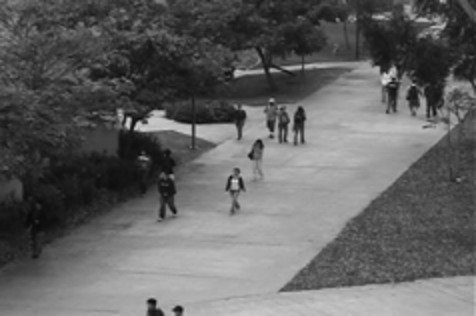
#> input picture Day_2/0_Classical_CV/184.jpg, 476 x 316 px
$ jupyter execute pedestrian_detect.ipynb   (shell and % lines are left out)
#> lines starting #> are read from the running program, lines starting #| are printed output that depends on the picture
[cell 1]
import os, sys

[cell 2]
from google.colab import drive

[cell 3]
drive.mount("/content/drive/")

[cell 4]
os.chdir("/content/drive/My Drive/MACE")
sys.path.append("/content/drive/My Drive/MACE")

[cell 5]
#%matplotlib inline
#The line above is necesary to show Matplotlib's plots inside a Jupyter Notebook

#from matplotlib import pyplot as plt
import cv2
from google.colab.patches import cv2_imshow

[cell 6]
hog = cv2.HOGDescriptor()
hog.setSVMDetector(cv2.HOGDescriptor_getDefaultPeopleDetector())

[cell 7]
image = cv2.imread("184.jpg")
#> image is the input picture: shape (316, 476, 3); min 10, max 219, mean 98
image = cv2.resize(image, (3*476,3*316))
#> image: shape (948, 1428, 3)
orig = image.copy()

# detect people in the image
(rects, weights) = hog.detectMultiScale(image, winStride=(4, 4),padding=(8, 8), scale=1.03)
#> rects = 13 rows, first 6: [800, 292, 80, 159], [854, 290, 88, 175], [656, 480, 99, 197], [1120, 153, 112, 225], [1252, 224, 79, 158], [681, 291, 80, 160]; weights = [3.03, 2.92, 4.46, 1.2, 0.881, 1.74, 0.712, 1.14, 1.58, 0.731, 0.708, 0.163, 0.309]

# draw the original bounding boxes
for (x, y, w, h) in rects:
  cv2.rectangle(orig, (x, y), (x + w, y + h), (0, 0, 255), 2)
#> this loop made 13 passes
#> (x, y, w, h) on passes 1 to 12: (800, 292, 80, 159), (854, 290, 88, 175), (656, 480, 99, 197), (1120, 153, 112, 225), (1252, 224, 79, 158), (681, 291, 80, 160), (728, 386, 91, 181), (385, 425, 91, 182), (430, 436, 133, 267), (56, 578, 114, 229), (758, 39, 235, 470), (583, 239, 242, 484)
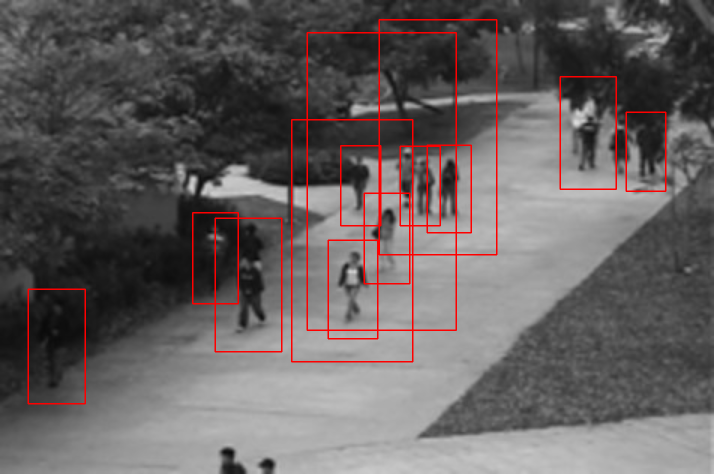
#> orig: shape (948, 1428, 3) (shown at 1/2 size); mean B, G, R 95.5, 95.5, 101.3


# show some information on the number of bounding boxes
#filename = imagePath[imagePath.rfind("/") + 1:]
#print("[INFO] {}: {} original boxes, {} after suppression".format(
#filename, len(rects), len(pick)))
print(len(rects))
#| 13

# show the output images
cv2_imshow(orig)

[cell 8]
from imutils.object_detection import non_max_suppression
import numpy as np

[cell 9]
# apply non-maxima suppression to the bounding boxes using a
# fairly large overlap threshold to try to maintain overlapping
# boxes that are still people


rects = np.array([[x, y, x + w, y + h] for (x, y, w, h) in rects])
#> rects = 13 rows, first 6: [800, 292, 880, 451], [854, 290, 942, 465], [656, 480, 755, 677], [1120, 153, 1232, 378], [1252, 224, 1331, 382], [681, 291, 761, 451]
pick = non_max_suppression(rects, probs=None, overlapThresh=0.8)
#> pick = [[56, 578, 170, 807], [583, 239, 825, 723], [430, 436, 563, 703], [614, 65, 912, 660], [385, 425, 476, 607], [758, 39, 993, 509], [1252, 224, 1331, 382], [1120, 153, 1232, 378]]

print(len(pick))
#| 8

# draw the final bounding boxes
for (xA, yA, xB, yB) in pick:
  cv2.rectangle(image, (xA, yA), (xB, yB), (0, 255, 0), 2)
#> this loop made 8 passes
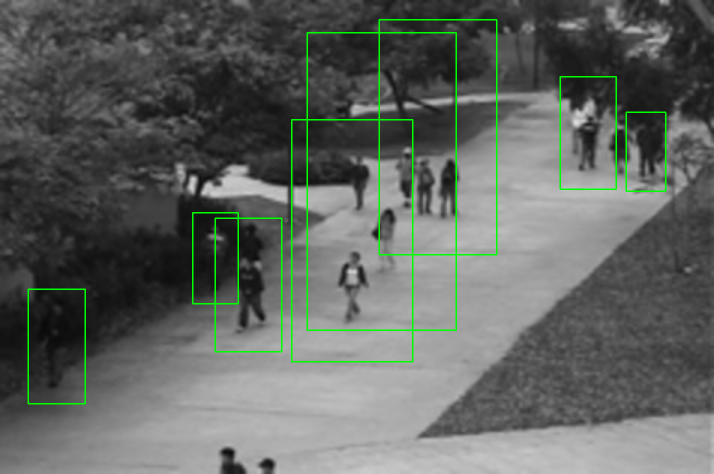
#> image: shape (948, 1428, 3) (shown at 1/2 size); mean B, G, R 96.2, 100.6, 96.2

cv2_imshow(image)
